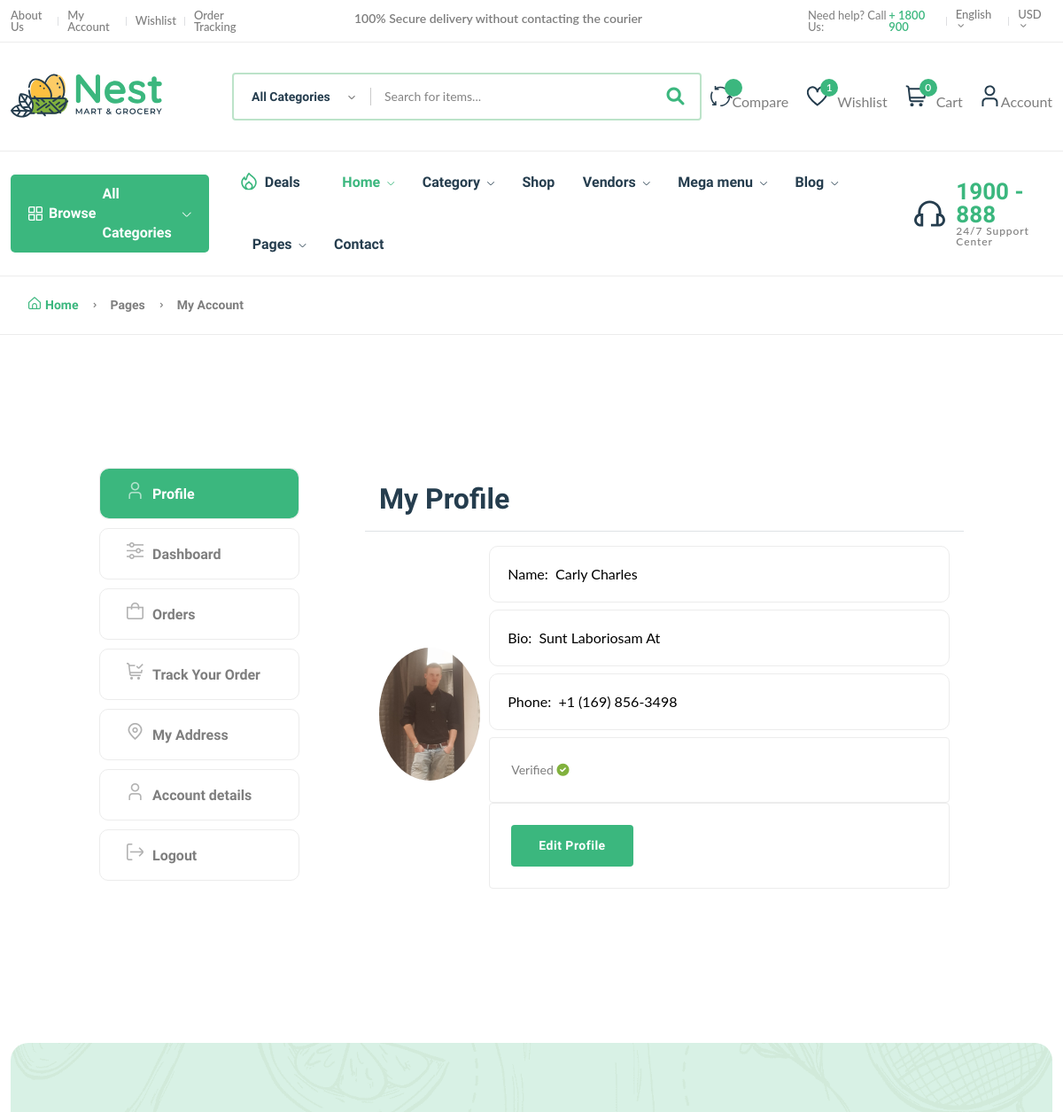
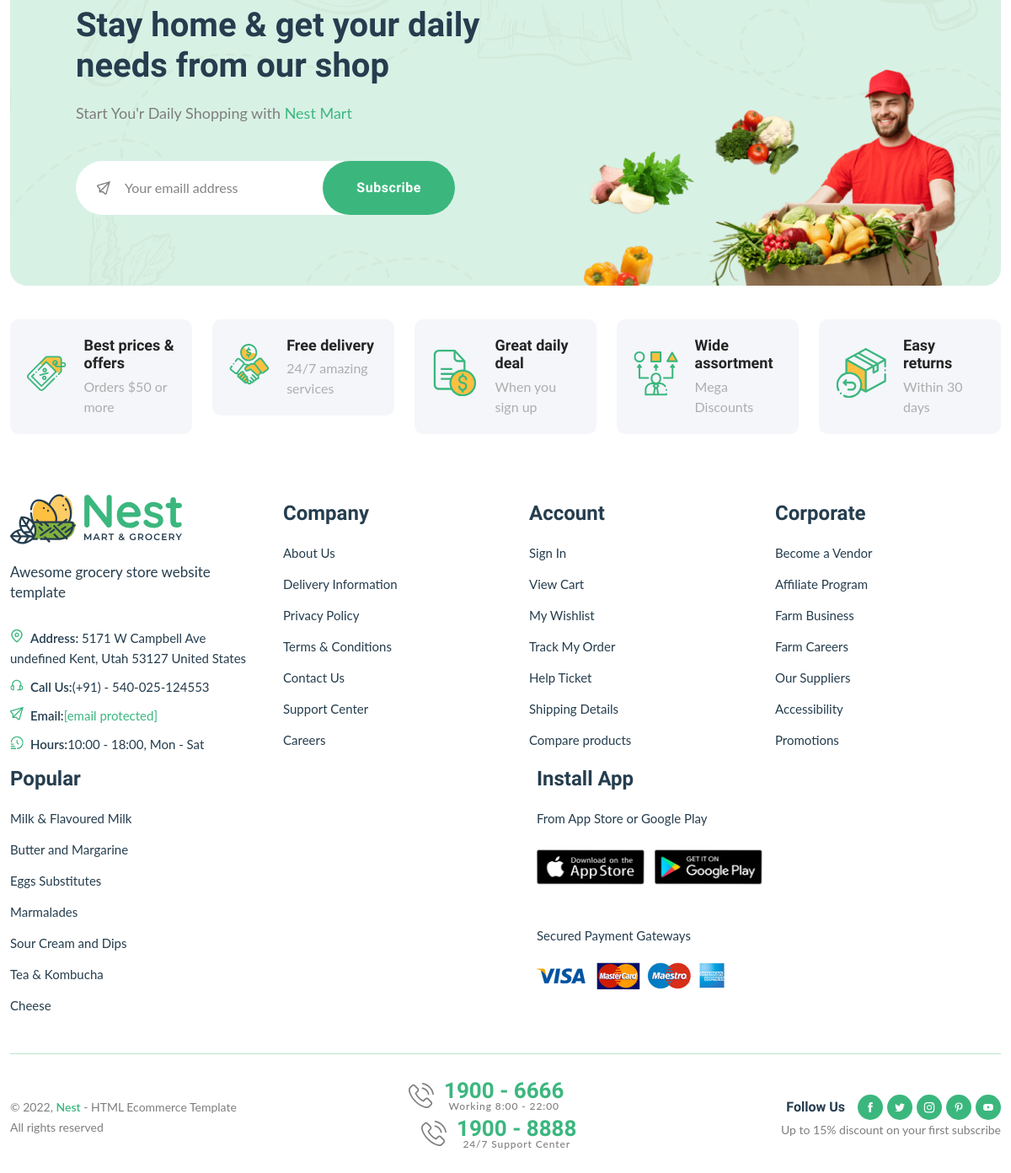
/dashboard/ (signed in), run on the app's committed database (2 pictures, top to bottom).
### userauths/models.py (models this page shows, shortened)
class Profile(models.Model):
    user = models.OneToOneField(User, on_delete=models.CASCADE)
    image = models.ImageField(upload_to='image')
    full_name = models.CharField(max_length=200)
    bio = models.CharField(max_length=200, null=True, blank=True)
    phone = models.CharField(max_length=200)
    verified = models.BooleanField(default=False)

### core/views.py (the view, shortened to what this page needs)
# urls.py: path("dashboard/", customer_dashboard, name="dashboard"),
@login_required
def customer_dashboard(request):
    orders_list = CartOrder.objects.filter(user=request.user).order_by("-id")
    address = Address.objects.filter(user=request.user)
    profile = Profile.objects.get(user=request.user)
    orders = CartOrder.objects.annotate(month=ExtractMonth("order_date")).values("month").annotate(count=Count("id")).values("month", "count")
    month = []
    total_orders = []
    for i in orders:
        month.append(calendar.month_name[i['month']])
        total_orders.append(i['count'])
    context = {
        "profile": profile,
        "orders_list": orders_list,
        "orders": orders,
        "month": month,
        "total_orders": total_orders,
        "address": address,
    }
    return render(request, 'core/dashboard.html', context)

### core/context_processor.py (called while the page is built)
def default(request):
    categories = Category.objects.all()
    vendors = Vendor.objects.all()
    min_max_price = Product.objects.aggregate(Min("price"), Max("price")) # Get the lowest and highest value from the models (price from product)
    try:
        wishlist = Wishlist.objects.filter(user=request.user)
    except:
        messages.warning(request, "You need to login before accessing your wishlist.")
        wishlist = 0
    try:
        address = Address.objects.get(user=request.user)
    except:
        address = None
    return {
        "categories": categories,
        "wishlist": wishlist,
        "address": address,
        "vendors": vendors,
        "min_max_price": min_max_price,
    }

### userauths/models.py (called while the page is built)
    def __str__(self):
        return self.username

### templates/core/dashboard.html (shortened to what this page needs)
{% extends 'core/partials/base.html' %}
{% load static %}
{% block content %}
    <main class="main pages">
        <div class="page-header breadcrumb-wrap">
            <div class="container">
                <div class="breadcrumb">
                    <a href="index.html" rel="nofollow"><i class="fi-rs-home mr-5"></i>Home</a>
                    <span></span> Pages <span></span> My Account
                </div>
            </div>
        </div>
        <div class="page-content pt-150 pb-150">
            <div class="container">
                <div class="row">
                    <div class="col-lg-10 m-auto">
                        <div class="row">
                            <div class="col-md-3">
                                <div class="dashboard-menu">
                                    <ul class="nav flex-column" role="tablist">
                                        <li class="nav-item">
                                            <a class="nav-link active" id="profile-tab" data-bs-toggle="tab" href="#profile" role="tab" aria-controls="profile" aria-selected="false"><i class="fi-rs-user mr-10"></i>Profile</a>
                                        </li>
                                        <li class="nav-item">
                                            <a class="nav-link" id="dashboard-tab" data-bs-toggle="tab" href="#dashboard" role="tab" aria-controls="dashboard" aria-selected="false"><i class="fi-rs-settings-sliders mr-10"></i>Dashboard</a>
                                        </li>
                                        <li class="nav-item">
                                            <a class="nav-link" id="orders-tab" data-bs-toggle="tab" href="#orders" role="tab" aria-controls="orders" aria-selected="false"><i class="fi-rs-shopping-bag mr-10"></i>Orders</a>
                                        </li>
                                        <li class="nav-item">
                                            <a class="nav-link" id="track-orders-tab" data-bs-toggle="tab" href="#track-orders" role="tab" aria-controls="track-orders" aria-selected="false"><i class="fi-rs-shopping-cart-check mr-10"></i>Track Your Order</a>
                                        </li>
                                        <li class="nav-item">
                                            <a class="nav-link" id="address-tab" data-bs-toggle="tab" href="#address" role="tab" aria-controls="address" aria-selected="true"><i class="fi-rs-marker mr-10"></i>My Address</a>
                                        </li>
                                        <li class="nav-item">
                                            <a class="nav-link" id="account-detail-tab" data-bs-toggle="tab" href="#account-detail" role="tab" aria-controls="account-detail" aria-selected="true"><i class="fi-rs-user mr-10"></i>Account details</a>
                                        </li>
                                        <li class="nav-item">
                                            <a class="nav-link" href="page-login.html"><i class="fi-rs-sign-out mr-10"></i>Logout</a>
                                        </li>
                                    </ul>
                                </div>
                            </div>
                            <div class="col-md-9">
                                <div class="tab-content account dashboard-content pl-50">
                                    <div class="tab-pane fade active show" id="profile" role="tabpanel" aria-labelledby="profile-tab">
                                        <div class="card">
                                            <div class="card-header border-bottom">
                                                <h3 class="mb-0">My Profile</h3>
                                            </div>
                                            <div class="card-body mb-2" style="display: flex; align-items: center; gap: 10px;">
                                                <div>
                                                    {% if profile.image %}
                                                    <span><img src="{{ profile.image.url }}" style="width: 150px; object-fit: cover; border-radius: 50%; height: 150px;"></span>
                                                    {% else %}
                                                    <span><img src="https://cdn.pixabay.com/photo/2015/10/05/22/37/blank-profile-picture-973460_1280.png" style="width: 150px; object-fit: cover; border-radius: 50%; height: 150px;"></span>
                                                    {% endif %}
                                                </div>
                                                <div>
                                                    <span><input class="mb-2" type="text" value="Name:  {{ profile.full_name|title }}"></span>
                                                    <span><input class="mb-2" type="text" value="Bio:  {{ profile.bio|title }}"></span>
                                                    <span><input class="mb-2" type="text" value="Phone:  {{ profile.phone|title }}"></span>
                                                    {% if profile.verified == True %}
                                                    <div class="p-4 border rounded">
                                                        <span>Verified <i class="fas fa-check-circle text-success"></i></span>
                                                    </div>
                                                    {% else %}
                                                    <div class="p-4 border rounded">
                                                        <span>Not verified <i class="fa fa-times-circle text-danger"></i></span>
                                                    </div>
                                                    {% endif %}
                                                    <div class="p-4 border rounded">
                                                        <a href="{% url 'userauths:profile-update' %}" class="btn btn-success">Edit Profile</a>
                                                    </div>
                                                </div>
                                            </div>
                                        </div>
                                    </div>
                                </div>
                            </div>
                        </div>
                    </div>
                </div>
            </div>
        </div>
    </main>
{% endblock content %}

### data on the page
Profile: image (picture), full_name "Name: Carly Charles", bio "Bio: Sunt Laboriosam At", phone "Phone: +1 (169) 856-3498"

### other printed values
{{ wishlist.count }} "1"
{{ request.session.cart_data_obj|length }} "0"
